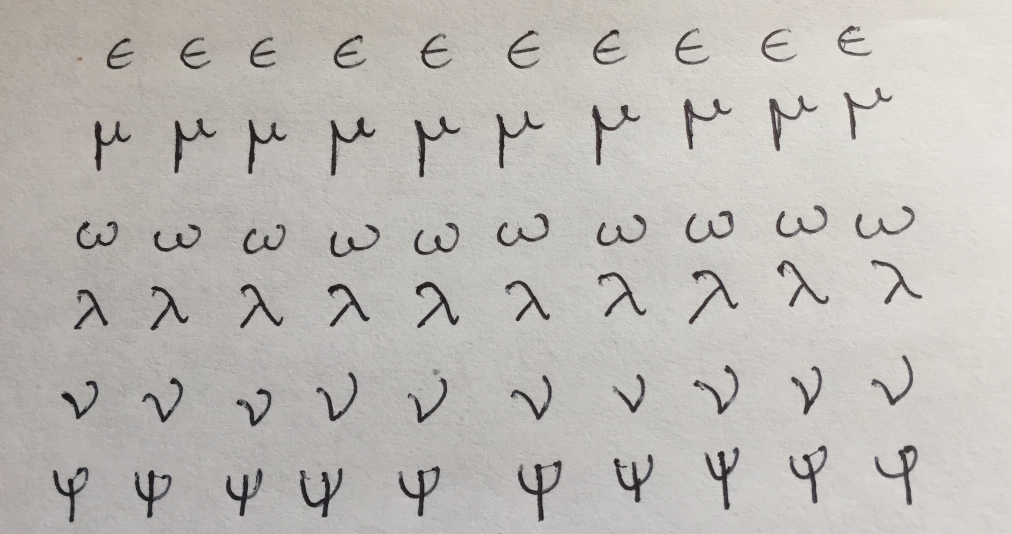
%> input picture preprocessing/IMG_0004.jpg, 3034 x 1601 px (shown at 1/3 size)
$ octave test_image_gen.m   (GNU Octave 9; MATLAB toolbox functions it lacks are replaced by stand-ins)
%> lines starting %> are read from the running program, lines starting %| are printed output that depends on the picture; in (x1, y1, x2, y2) boxes, pixels count from 0 and x2, y2 are one past the last pixel; in counts of white or black regions, pixels touching at a corner belong together; the program's own positions count from 1
%%for test image

clc;
close all;
Img1 = imread('IMG_0004.jpg');
%figure, imshow(Img1), title('Original Image')
I = rgb2gray(Img1);
[x,y] = size(I)
%> x = 1601; y = 3034
for i = 1:x
    for j = 1:y
        if(I(i,j)>=170)
            I(i,j) = 255;
        end
    end
end
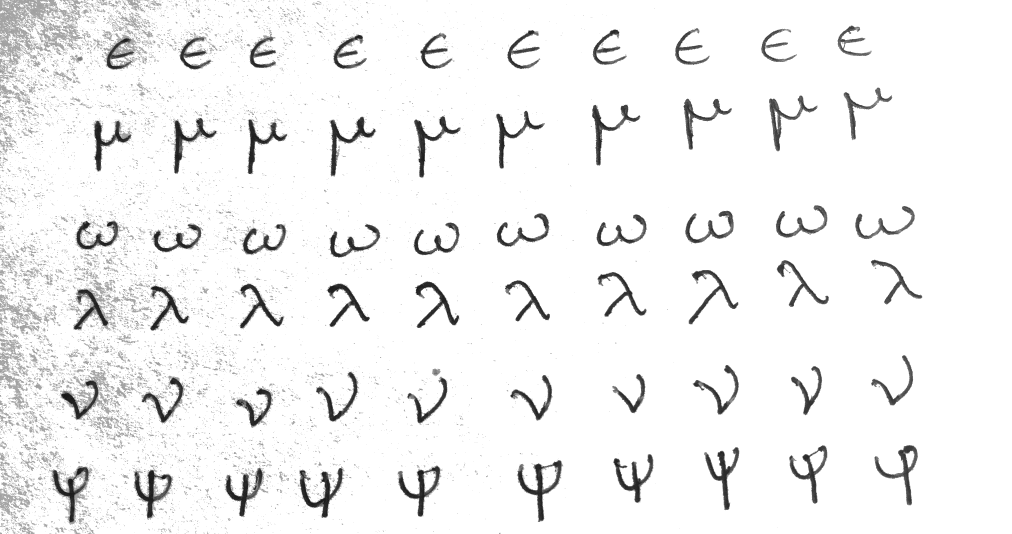
%> I: size 1601x3034 uint8 (shown at 1/3 size); min 1, max 255, mean 242.3
%figure, imshow(I), title('Processed Grayscale Image')
bw1 = edge(I,'canny',0.5);
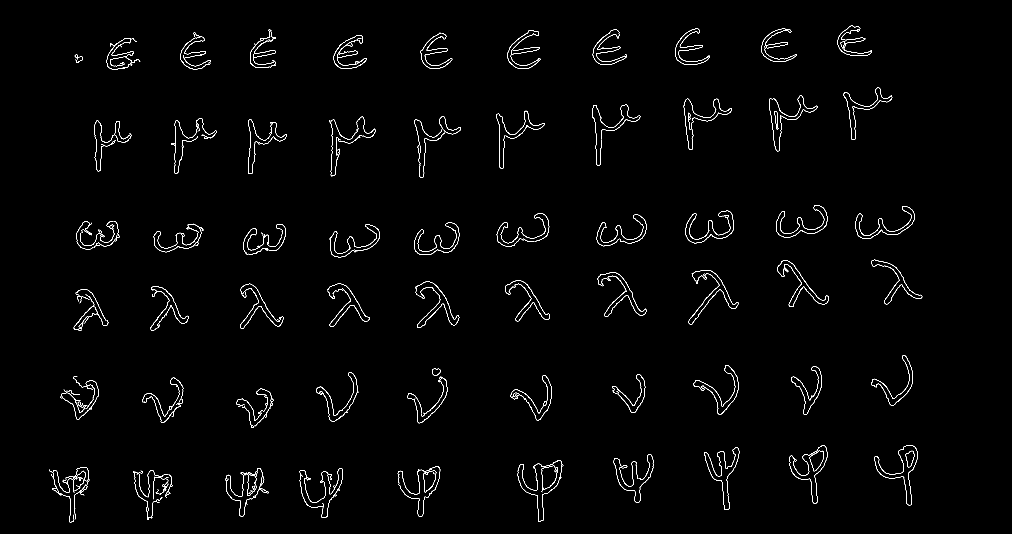
%> bw1: size 1601x3034 logical (shown at 1/3 size); 0.98% white in thin lines or dots, all inside (x1, y1, x2, y2) = (147, 77, 2767, 1567)

fill = imfill(bw1,'holes');
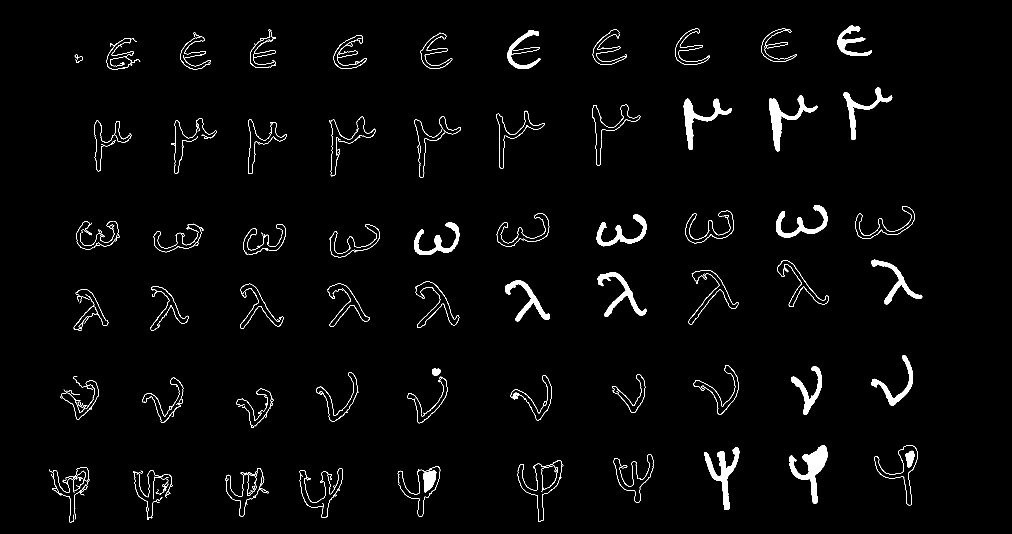
%> fill: size 1601x3034 logical (shown at 1/3 size); 2.1% white; 170 white regions (11 under 20 px), largest, box (x1, y1, x2, y2) and area: (2368, 1336, 2482, 1511) 6683, (2307, 286, 2453, 454) 5588, (2112, 1341, 2218, 1530) 5553
%figure;
%imshow(fill)
se1 = strel('line',3,0);
se2 = strel('line',3,90);
composition = imdilate(fill,[se1,se2],'full');
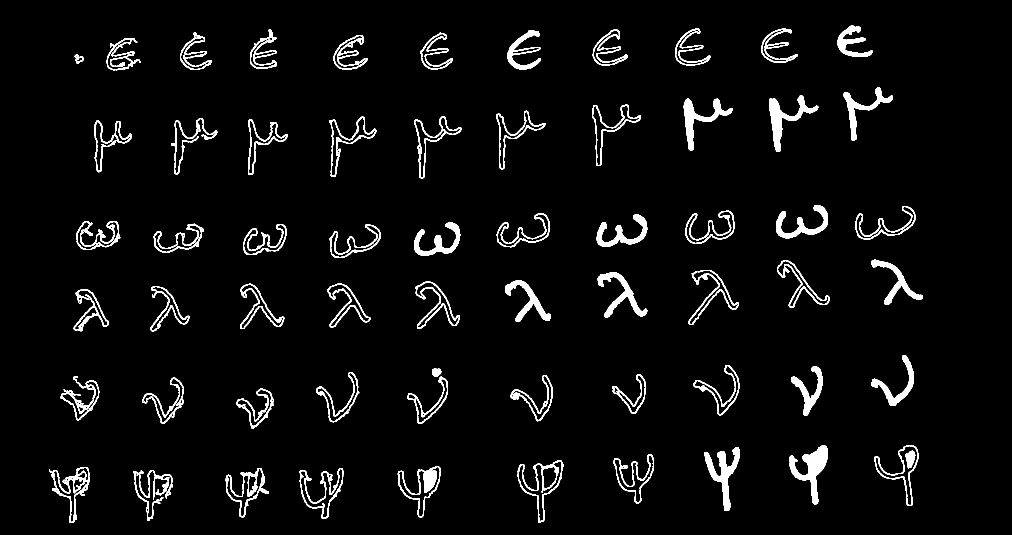
%> composition: size 1603x3036 logical (shown at 1/3 size); 4% white; 65 white regions
%figure;
%imshow(composition)

box = regionprops(composition,'Area', 'BoundingBox');
%> box = 65 regions; largest, box (x1, y1, x2, y2) and Area: (2368, 1336, 2484, 1513) 7479, (2112, 1341, 2220, 1532) 6469, (2307, 286, 2455, 456) 6431, (2051, 296, 2198, 451) 5807, (1793, 816, 1942, 952) 5185
T1 = struct2table(box);
%> T1 has the same summary as box
%vars = {'x' 'y' 'w' 'h'};
%> (the run ends here)
